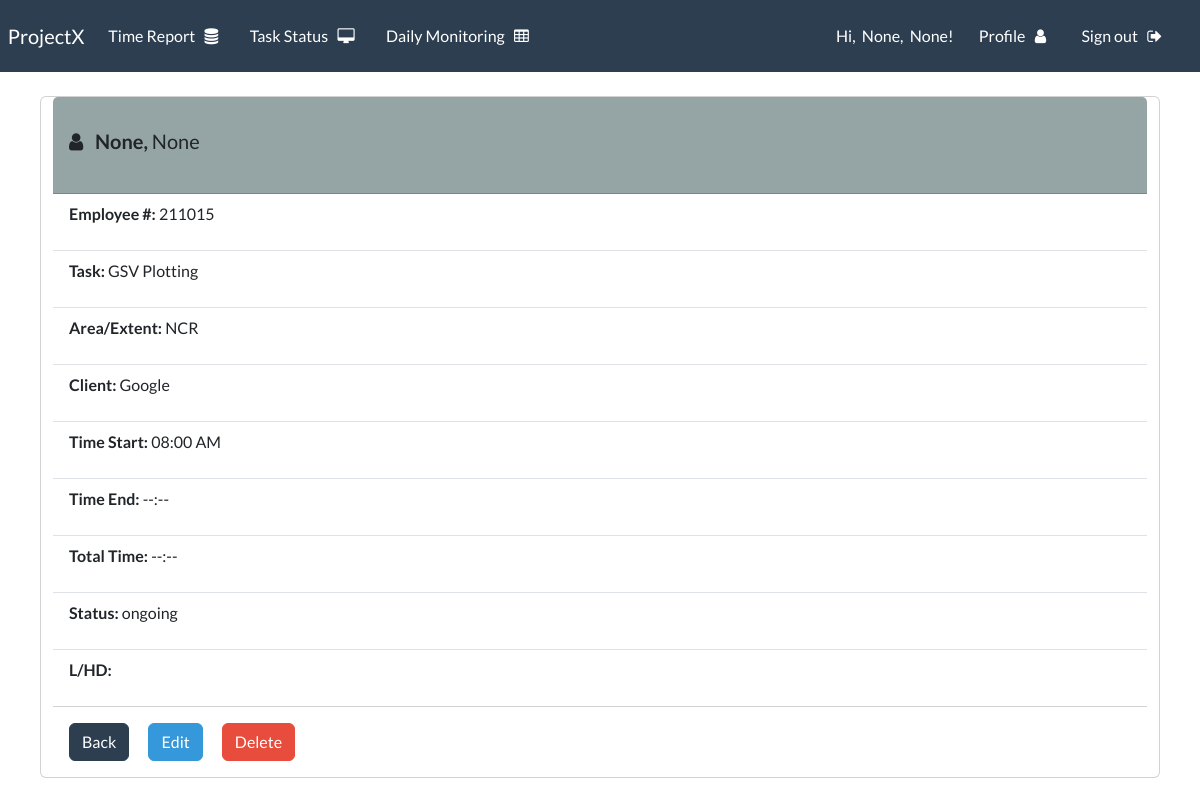
/record/1/ (signed in), run on the app's committed database.
### webapp/models.py (models this page shows, shortened)
class User(AbstractUser):
    first_name = models.CharField(max_length=200, null=True)
    last_name = models.CharField(max_length=200, null=True)
    employee_id = models.CharField(max_length=20, unique=True, null=True)
    USERNAME_FIELD = 'employee_id'
    REQUIRED_FIELDS = ['username']

class DailyReport(models.Model):
    user = models.ForeignKey(User, on_delete=models.SET_NULL, null=True)
    task = models.ForeignKey(Task, on_delete=models.SET_NULL, null=True)
    area_extent = models.CharField(max_length=500, blank=True, null=True)
    client = models.ForeignKey(Client, on_delete=models.SET_NULL, null=True)
    date = models.DateField(default=datetime.date.today())
    time_start = models.TimeField(auto_now=False, auto_now_add=False, null=True, default="08:00")
    time_end = models.CharField(max_length=50, null=True, blank=True)
    total_time = models.CharField(max_length=50)
    status = models.CharField(max_length=200, null=True)
    l_hd = models.CharField(max_length=125, null=True, blank=True)
    class Meta:
        ordering = ['user', 'date']

class Task(models.Model):
    name = models.CharField(max_length=500)

class Client(models.Model):
    name = models.CharField(max_length=500)

### webapp/views.py (the view)
# urls.py: path('record/<int:pk>/', views.view_record, name='view-record'),
@login_required(login_url='login')
def view_record(request, pk):
    record = DailyReport.objects.get(id=pk)
    context = {'record':record}
    return render(request, 'webapp/view-record.html', context)

### webapp/templates/webapp/view-record.html
{% extends 'base.html' %}
{% block content %}
<div class="card container">
  <div class="card-header bg-secondary" ><br>
      <h5><strong><i class="fa fa-user" aria-hidden="true"></i> &nbsp; {{ record.user.last_name }}, </strong> {{ record.user.first_name }}</h5>
      <br>
  </div>
  <ul class="list-group list-group-flush">
    <li class="list-group-item">
        <p><strong>Employee #:</strong> {{ record.user.employee_id }}</p>
    </li>
    <li class="list-group-item">
        <p><strong>Task:</strong> {{ record.task.name }}</p>
    </li>
    <li class="list-group-item">
        <p><strong>Area/Extent:</strong> {{ record.area_extent }}</p>
    </li>
    <li class="list-group-item">
        <p><strong>Client:</strong> {{ record.client.name }}</p>
    </li>
    <li class="list-group-item">
        <p><strong>Time Start:</strong> {{ record.time_start|time:"h:i A" }}</p>
    </li>
    <li class="list-group-item">
        <p><strong>Time End:</strong> {{ record.time_end }}</p>
    </li>
    <li class="list-group-item">
        <p><strong>Total Time:</strong> {{ record.total_time }}</p>
    </li>
    <li class="list-group-item">
        <p><strong>Status:</strong> {{ record.status }}</p>
    </li>
    <li class="list-group-item">
        <p><strong>L/HD:</strong> {{ record.l_hd }}</p>
    </li>
  </ul>
    <div class="card-body">
    <a href="{% url 'profile' request.user.id %}" class="btn btn-primary card-link">Back</a>
    <a href="{% url 'update-record' record.id %}" class="btn btn-info card-link">Edit</a>
    <a href="{% url 'delete-record' record.id %}" class="btn btn-danger card-link">Delete</a>
  </div>
</div>
{% endblock content %}

### templates/navbar.html (shortened to what this page needs)
{% load static %}
<nav class="navbar navbar-expand-lg navbar-dark bg-primary justify-content-center">
    <a class="navbar-brand main-heading" href="{% url 'home' %}">
        &nbsp; ProjectX
    </a>
    <div class="collapse navbar-collapse text-center" id="navbarNavDropdown">
        <ul class="navbar-nav mr-auto">
            {% if user.is_authenticated %}
            <li class="nav-item">
                <a class="nav-link" href="{% url 'generate-report' %}">Time Report &nbsp; <i class="fa fa-database"
                                                                                     aria-hidden="true"></i> </a>
            </li>
             <li class="nav-item">
                <a class="nav-link" href="{% url 'view-all-status' %}">Task Status &nbsp; <i class="fa fa-desktop" aria-hidden="true"></i>
                </a>
            </li>
            <li class="nav-item">
                <a class="nav-link" href="{% url 'daily-monitoring' %}">Daily Monitoring &nbsp; <i class="fa fa-table" aria-hidden="true"></i></a>
            </li>
        </ul>
        <ul class="navbar-nav ms-auto">
            <li class="nav-item">
                <a class="nav-link" id="user"> Hi,&nbsp; {{ request.user.last_name }}, &nbsp;{{ request.user.first_name }}!</a>
            </li>
            <li class="nav-item">
                <a class="nav-link" href="{% url 'profile' request.user.id %}">Profile &nbsp; <i class="fa fa-user"
                                                                                                 aria-hidden="true"></i>
                </a>
            </li>
            <li class="nav-item">
                <a class="nav-link" id="sign-out" href="{% url 'logout' %}">Sign out &nbsp; <i class="fa fa-sign-out"
                                                                                               aria-hidden="true"></i>
                </a>
            </li>
        </ul>
        {% endif %}
    </div>
</nav>

### static/css/styles.css (style rules this page uses)
#sign-out { margin-right: 30px; margin-left: 10px; }

### data on the page
User: user.last_name "None", user.first_name "None"
DailyReport: user.last_name "None", user.first_name "None", user.employee_id "211015", task.name "GSV Plotting", area_extent "NCR", client.name "Google", time_start "08:00 AM", time_end "--:--", total_time "--:--", status "ongoing"
